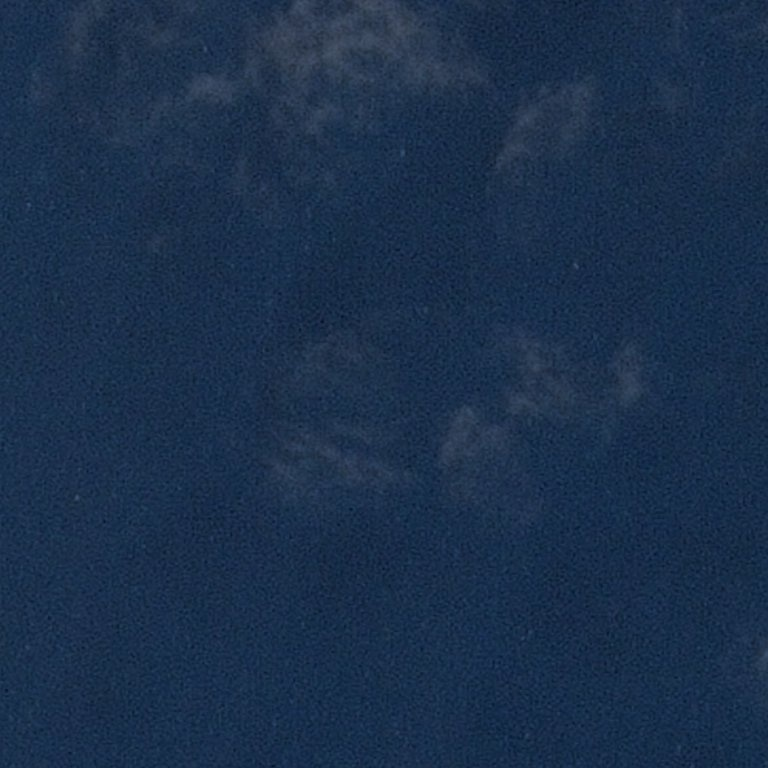
#> input picture train/00003e153.jpg, 768 x 768 px; its folder holds 4 pictures in this run
$ jupyter execute --allow-errors Milestone1.ipynb   (shell and % lines are left out)
#> lines starting #> are read from the running program, lines starting #| are printed output that depends on the picture
# Kaggle - Airbus Ship Detection Challenge

We chose a Kaggle challenge as our project.

## Team
Team name: *Ship Detection Team*

Members: *Bazsó Sándor*, *Fényes Balázs* (f.balazs96@gmail.com)

## Description
<i>Airbus is excited to challenge Kagglers to build a model that detects all ships in satellite images as quickly as possible. Can you find them even in imagery with clouds or haze?

Here’s the backstory: Shipping traffic is growing fast. More ships increase the chances of infractions at sea like environmentally devastating ship accidents, piracy, illegal fishing, drug trafficking, and illegal cargo movement. This has compelled many organizations, from environmental protection agencies to insurance companies and national government authorities, to have a closer watch over the open seas.

Airbus offers comprehensive maritime monitoring services by building a meaningful solution for wide coverage, fine details, intensive monitoring, premium reactivity and interpretation response. Combining its proprietary-data with highly-trained analysts, they help to support the maritime industry to increase knowledge, anticipate threats, trigger alerts, and improve efficiency at sea.

A lot of work has been done over the last 10 years to automatically extract objects from satellite images with significative results but no effective operational effects. Now Airbus is turning to Kagglers to increase the accuracy and speed of automatic ship detection.</i> [Source](https://www.kaggle.com/c/airbus-ship-detection#description)

## Dataset
Kaggle provided us with the datasets for training, validation and testing. The images are 768 by 768 pixels, and separated into two folders. The train folder contains about 104 000 images and test folder 88 500. We are planning to rotate and mirror the train images and thereby increasing its size 16 times. We will most likely use cross validation (k-fold probably)

### The first approach was to detect sharp variations in the image that would indicate the presence of ships. We calculated the standard deviation and then plotted the results for each image.

### Code to visualize data

[cell 1]
#Define the location of the images
LOCATION = 'train/'

[cell 2]
#import libraries
from matplotlib.pyplot import imshow
import numpy as np
from PIL import Image, ImageDraw
import csv
import matplotlib.pyplot as plt
import numpy as np


def show_images(CSV):
#> called with CSV = 'demo0.csv'
    with open(CSV, 'r') as f: #Load data from CSV
#> (reads demo0.csv from the repository)
        reader = csv.reader(f)
        samples = list(reader)
        samples = samples[1:]
        f.close()

    images = [];
    ships = [];
    #File format (This is the original format we got from Kaggle):
    #Example: "0570217ba.jpg,555509 4 556273 8 557041 9 557809 4"
    #The first element is the filename
    #The second one contains pair of numbers in a sequence the first one is the starting pixel (the top left corner is 1)
    #than going down and right
    #Second number is the run length from the starting position
    #There is at least one line for every image, with empty second value for shipless images
    #And each line is represent only one ship therefor it contains multiple line for images containing multiple ships


    filename = samples[0][0];
    for sample in samples: #iterate through the lines on CSV file
        #We want to join together lines that associates with the same image,
        #so we only run this code when reaching a new image
        if(filename != sample[0]):
            ships = np.array(ships).reshape(int(len(ships)/2),2) #separate pair of numbers
            images.append([filename, ships]) #save data into iamges
            ships = [] #reset
            filename = sample[0] #update filename
        ships += map(int, sample[1].split()) #Join data and convert to integer
    ships = np.array(ships).reshape(int(len(ships)/2),2)
    images.append([filename, ships])

    #Display images
    for image in images:
        filename = image[0]
        ship = image[1]

        im = Image.open(LOCATION + filename)
        plt.rcParams["figure.figsize"] = [16,16] #Increase the size
        fig, ax = plt.subplots(ncols=2, nrows=1)
        ax[0].imshow(np.asarray(im)) #Left image is the original

        #Draw red rectangulars over the ships
        draw = ImageDraw.Draw(im)
        for line in ship:
            l = [line[0] // 768, line[0] % 768, line[0] // 768, (line[0] % 768) + line[1]] #Convert into coordiantes
            draw.line(l, fill=(255,0,0))

        ax[1].imshow(np.asarray(im)) #display the image and the red rectangulars

#> (a cell that did not finish here is left out)

### Preprocessing
Looking into the images we quickly realised that only a small porcion of them contains ships (circa 15%) and most of them are just blue empty sea (mostly very homogen). We could find images about terrain without any water surface but the amount of these image is neglectable. We decided to filter out the images that contains homogen water surface. Initially we tried to distinguish those based on the standard deviation of the pixel matrix. For noise cancellation purpose we calculated the mean and standard deviation on blocks of pixels. (2 by 2, 4 bu 4, 16 by 16 pixels, etc.)

[cell 4]
from PIL import Image
import numpy as np
from IPython.display import Image as IPImage
import math
from skimage import io, color
import csv
import matplotlib.pyplot as plt

IMGSIZE = 768
#> IMGSIZE = 768

with open('samples.csv', 'r') as f:
#> (reads samples.csv from the repository)
    reader = csv.reader(f)
    samples = list(reader)
    samples = samples[1:]

block = 192  #number of blocks along an axis
offset = IMGSIZE/block
#> offset = 4
#> further down, rgb is the input picture: shape (768, 768, 3); mean R, G, B 26.6, 47.6, 74.9
#> `l, a, b = np.array(lab[:,:,0]).reshape(IMGSIZE,IMGSIZE), np.array(lab[..`:
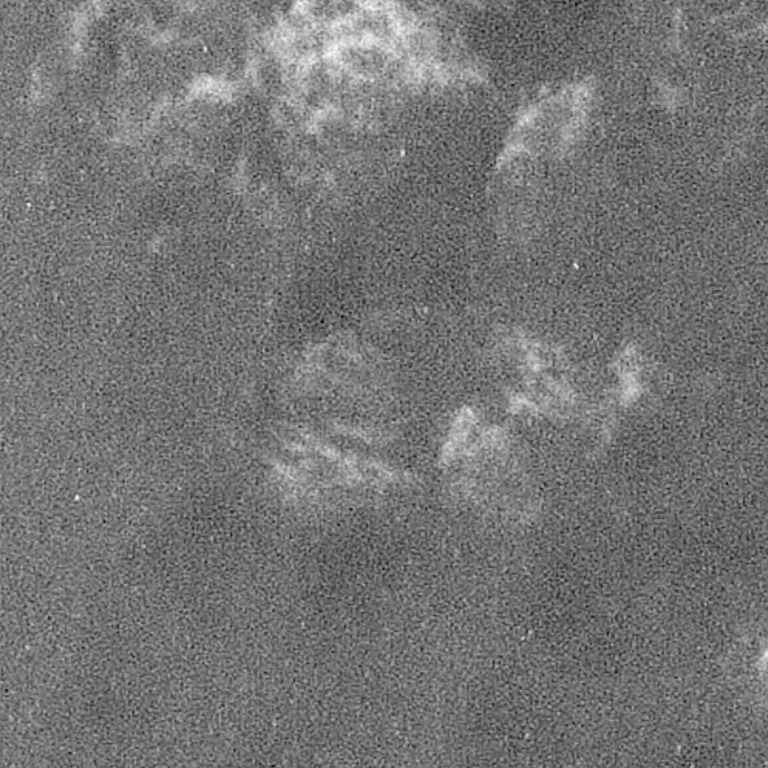
#> l: shape (768, 768) float64; min 5.25, max 35.85, mean 19.3; drawn with min black and max white
#> `l, a, b = np.array(lab[:,:,0]).reshape(IMGSIZE,IMGSIZE), np.array(lab[..`:
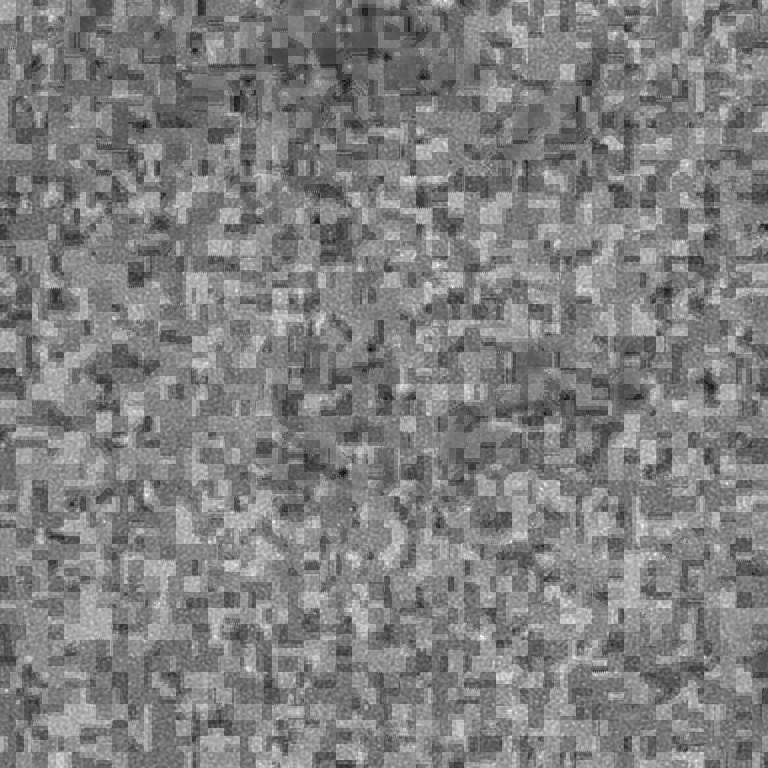
#> a: shape (768, 768) float64; min -3.01, max 5.95, mean 1.48; drawn with min black and max white
#> `l, a, b = np.array(lab[:,:,0]).reshape(IMGSIZE,IMGSIZE), np.array(lab[..`:
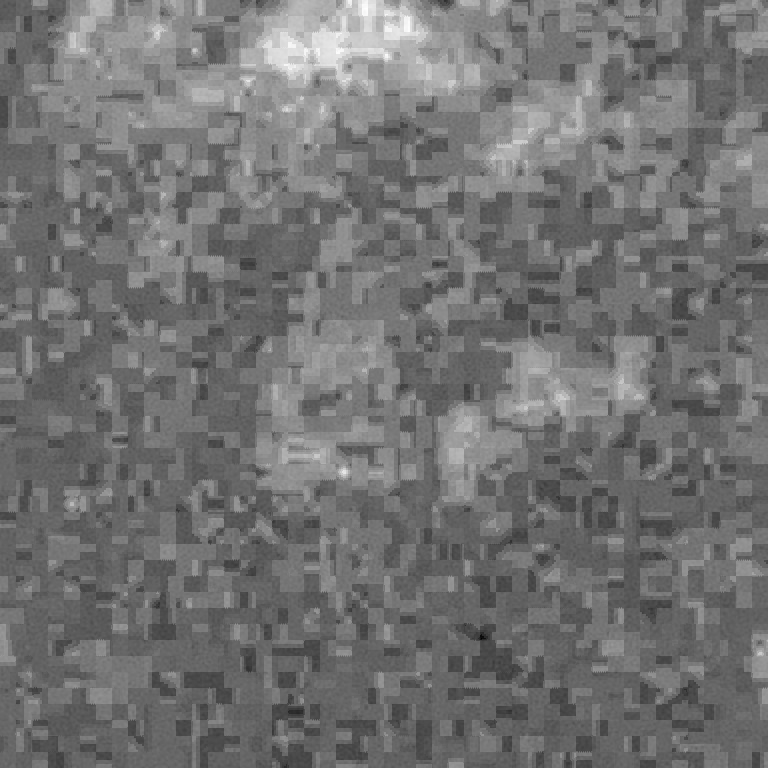
#> b: shape (768, 768) float64; min -26.01, max -11.4, mean -19.44; drawn with min black and max white
#> `std=[np.std(l), np.std(a), np.std(b)]`: std = [2.69, 1.01, 1.45]
#| Standard deviation: 2.69, A: 1.01, B:1.45

#We will collect in arrays the data (Separatly for images that contains ships and those which not)
lum_std = [np.zeros(0), np.zeros(0)] #standard deviation of luminescence values
lim_coef = [np.zeros(0), np.zeros(0)]

#> (the rest of this cell did not finish here and is left out)

[cell 5]
plt.hist((lum_std[1], lum_std[0]), range(0,15)) #create histogram
#> (this line was passed over: IPython is not available in this run)
plt.xlabel("Standard deviation")
#> (this line was passed over: IPython is not available in this run)
plt.ylabel("image count")
#> (this line was passed over: IPython is not available in this run)

Looking at the diagram we may discard images with low standard deviation. For loop that counts images (separately for images containing ships and images without ships) with standard deviation lower than 2

[cell 6]
sea = 0
ship = 0

threshold = 2 #we count images below this threshold value
for i in lum_std[0]:
    if(i < threshold):
        ship = ship + 1
#> this loop made 3 passes
#> i on passes 1 to 3: 3.16, 14.22, 6.09
#> after the loop, ship = 0
for i in lum_std[1]:
    if(i < threshold):
        sea = sea + 1
#> this loop made 1 pass
#> i on pass 1: 2.69
#> after the loop, sea = 0
print("ship: %.3f, sea: %.3f" %(float(ship)/lum_std[0].size, float(sea)/lum_std[1].size))
#| ship: 0.000, sea: 0.000

Although the portion of images with ships is lower than images without, the ratio between the two numbers is too small.

[cell 7]
plt.hist((lim_coef[1], lim_coef[0])) #create histogram
#> (this line was passed over: IPython is not available in this run)
plt.xlabel("Coefficient")
#> (this line was passed over: IPython is not available in this run)
plt.ylabel("image count")
#> (this line was passed over: IPython is not available in this run)

Doing the same calculation with threshold = 650

[cell 8]
sea = 0
ship = 0

threshold = 650 #we count images below this threshold value
for i in lim_coef[0]:
    if(i < threshold):
        ship = ship + 1
for i in lim_coef[1]:
    if(i < threshold):
        sea = sea + 1
print("ship: %.3f, sea: %.3f" %(float(ship)/lim_coef[0].size, float(sea)/lim_coef[1].size))

But this didn't gave us a satisfying result. Since most of the time the ships are the most dark or bright objects on the image, we tried to use that with the folowing code.

[cell 9]
#import libraries
from PIL import Image
import numpy as np
import math
from skimage import io, color
import csv
import matplotlib.pyplot as plt
from scipy.ndimage.morphology import binary_erosion
from scipy.ndimage.measurements import find_objects, label
import threading

PRINT_FREQUENCY = 100 #printout frequency (later described)


# [60 lines left out: functions detect_object_and_color, iterate_images, not called in this run]

We used LibreOffice Calc to generate the CSV file from the original CSV, but it can be easily done with python.
1. We dropped all the lines from the table with index over 15000
2. A transformed the ship position into a bool variable (depending on wheather it was present in the file)
3. We discarded every duplicate line
4. Saved the file

[cell 10]
with open('samples.csv', 'r') as f: #Open file
    reader = csv.reader(f)
    samples = list(reader)
    samples = samples[1:]
    f.close()

We ran 1000 samples with every combination of this 3 parameters and than we discarded those with didn't give promising result

[cell 11]
EROSION = [2, 3, 1]
THRESHOLD_UP = [.001, .002, .005, .01, .02, .05, .1]
THRESHOLD_DOWN = [.001, .002, .005, .01, .02, .05, .1]

Therefor we left with these parameters and we used 13 000 samples to find the best paramters

[cell 12]
EROSION = [1, 2]
THRESHOLD_UP = [.005, .01, .02]
THRESHOLD_DOWN = [.005, .01, .02]

We used LibreOffice Calc to interpret the results (in both cases):
1. Discard all lines exept the most recent one
2. Discard all lines with grater than 3% loss of the ships
3. Order the table descending based on sea

| EROSION | THRESHOLD_UP | THRESHOLD_DOWN | threshold |      ship      |      sea      |
| ------- | ------------ | -------------- | --------- | -------------- | ------------- |
|    1    |    0.005   	 |      0.01	  |     15    |	  0.029925187  |  0.3184964328 |
|    1    |    0.01   	 |      0.01	  |     19    |	  0.0293710169 |  0.3118943669 |
|    1    |    0.005   	 |      0.01	  |     14    |	  0.0285397617 |  0.3036950272 |
|    1    |    0.01   	 |      0.01	  |     18    |	  0.0271543364 |  0.2982642956 |
|    1    |    0.01   	 |      0.005	  |     16    |	  0.029648102  |  0.2980513257 |

(Where threshold is the selected max_size limit value)
<b>With this technique we are able to discard ~31% of the images that doesn't contain a ship and only loseing 3% of the images that contains ship.</b>

[cell 13]
if False: #this takes too much time
    #Iterates through all 3 paramters
    for erosion in EROSION:
        for thr_up in THRESHOLD_UP:
            for thr_down in THRESHOLD_DOWN:
                iterate_images('log.csv', samples, erosion, thr_up, thr_down)

However this technique has some limitations. When an image is mostly homogen sea and only containing a small ship it will classify it as a sea only image. Some examples of that:

#> (a cell that did not finish here is left out)

#> (reads demo1.csv from the repository)

### Next, we decided to filter out image containing no ships based on color.

In this section, we try to remove images of open water or land, that do not contain any ships. The outline of this approach:

* Calculating the mean color in RGB color space.
* Calculating the mean color in Lab color space.
* Using k-means clustering to identify the dominant colors.
* Using thresholding and binary erosion to find the largest objects with mostly black or white features.
* Visualizing the results.
* Using a fully connected neural network to use these results and make predictions.

We did a manual categorization of 2000 images: **land**, **water** or **mixed** (having both land and water). **Land** (2%) contains no ships. **Mixed** (8%) images have nearly a 50% chance to contain ships. **Water** (90%) images have around 12% chance to contain ships. Around only 14% of the images contain any ships. A total of 100 images (33% from each category) are used later for analysis.

This program takes a very long time to run (depending on the length of the dataset), therefore the code was already ran (with a reduced dataset) and the results are used for visualisation. The program will use these saved results, but the original code can also be read.

[cell 15]
import pandas as pd
import numpy as np
from mpl_toolkits.mplot3d import Axes3D
from sklearn.cluster import KMeans
import matplotlib.pyplot as plt
from skimage import io, color
import os
from scipy.ndimage.morphology import binary_erosion
from scipy.ndimage.measurements import find_objects, label

# [21 lines left out: functions imgcolor, dominant_color, not called in this run]

def cluster_plot(FILENAME, CLUSTERS = 4): #show the most dominant colors of the image on a plot
#> called with FILENAME = 'examples/00249d8ad.jpg', CLUSTERS = 8
    rgb = io.imread(FILENAME)[::4,::4,] #reduce pixel count
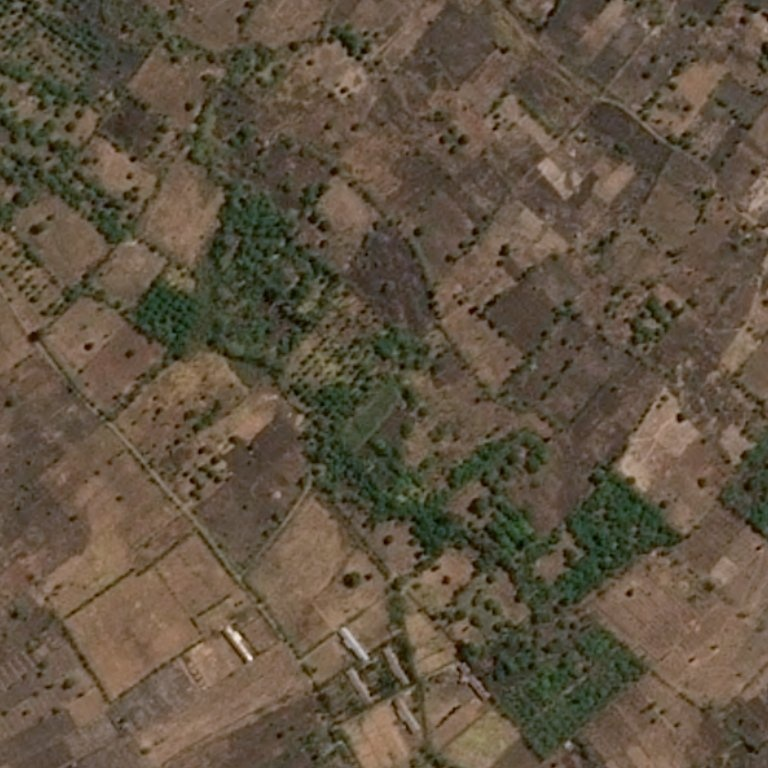
#> input picture examples/00249d8ad.jpg, 768 x 768 px
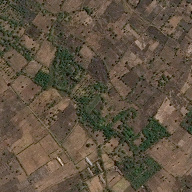
#> rgb: shape (192, 192, 3); mean R, G, B 96.5, 83.2, 65.7
    lab = color.rgb2lab(rgb)
#> lab: shape (192, 192, 3) float64; mean of channels 0, 1, 2 36, 2.5, 12.3
    pixels = lab.reshape(int(768/4)**2, 3)
    kmeans = KMeans(n_clusters=CLUSTERS).fit(pixels)
    kmeans.cluster_centers_.reshape(1,CLUSTERS,3)
    _, counts = np.unique(kmeans.labels_, return_counts=True)
#> counts = [6650, 6749, 1910, 5468, 3791, 3301, 2956, 6039]
    l=np.mean(lab[:,:,0].flatten())
#> l = 36.04
    a=np.mean(lab[:,:,1].flatten())
#> a = 2.51
    b=np.mean(lab[:,:,2].flatten())
#> b = 12.29
    mean = color.lab2rgb([[[l,a,b]]])*255
#> mean = [[96.1, 82.77, 65.29]]
    rgb_main = (color.lab2rgb(kmeans.cluster_centers_.reshape(1,CLUSTERS,3))*255).reshape(CLUSTERS,3)
#> rgb_main = [[83.34, 71.57, 59.12], [123.3, 101.5, 82.59], [41.13, 37.89, 17.73], [99.73, 82.07, 62.83], [62.5, 69.12, 49.04], [142.4, 119.5, 100.1], [71.2, 58.44, 36.75], [104.8, 91.69, 78.19]]
    carr = np.ndarray((CLUSTERS,4))
    carr[:, 0:3] = rgb_main[:, 0:] / 255
    carr[:, 3] = np.ones((1,CLUSTERS))
    fig = plt.figure(figsize=(6,5))
    ax = fig.add_subplot(111, projection='3d')
    ax.set_xlim((0,255))
    ax.set_ylim((0,255))
    ax.set_zlim((0,255))
    ax.scatter3D(xs=rgb_main[:,0],ys=rgb_main[:,1],zs=rgb_main[:,2], c=carr, s=counts*0.1)
    return (rgb_main, counts, mean)

Showing the dominant colors (this may take some time):

[cell 16]
cluster_plot("examples/00249d8ad.jpg", CLUSTERS=8)
#> (the call stopped at in cluster_plot, `fig = plt.figure(figsize=(6,5))`: IPython is not available in this run)
